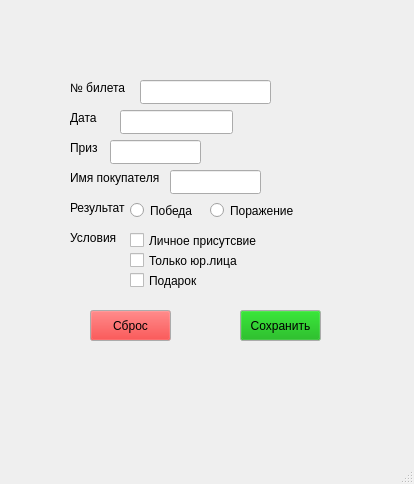
<?xml version="1.0" encoding="UTF-8"?>
<ui version="4.0">
 <class>MainWindow</class>
 <widget class="QMainWindow" name="MainWindow">
  <property name="geometry">
   <rect>
    <x>0</x>
    <y>0</y>
    <width>414</width>
    <height>484</height>
   </rect>
  </property>
  <property name="windowTitle">
   <string>Счастливый билет</string>
  </property>
  <widget class="QWidget" name="centralwidget">
   <widget class="QLabel" name="label">
    <property name="geometry">
     <rect>
      <x>70</x>
      <y>80</y>
      <width>61</width>
      <height>16</height>
     </rect>
    </property>
    <property name="text">
     <string>№ билета</string>
    </property>
   </widget>
   <widget class="QLineEdit" name="lineEditTicket">
    <property name="geometry">
     <rect>
      <x>140</x>
      <y>80</y>
      <width>131</width>
      <height>24</height>
     </rect>
    </property>
   </widget>
   <widget class="QLabel" name="label_2">
    <property name="geometry">
     <rect>
      <x>70</x>
      <y>110</y>
      <width>31</width>
      <height>16</height>
     </rect>
    </property>
    <property name="text">
     <string>Дата</string>
    </property>
   </widget>
   <widget class="QLabel" name="label_3">
    <property name="geometry">
     <rect>
      <x>70</x>
      <y>140</y>
      <width>31</width>
      <height>16</height>
     </rect>
    </property>
    <property name="text">
     <string>Приз</string>
    </property>
   </widget>
   <widget class="QLineEdit" name="lineEditDate">
    <property name="geometry">
     <rect>
      <x>120</x>
      <y>110</y>
      <width>113</width>
      <height>24</height>
     </rect>
    </property>
   </widget>
   <widget class="QLineEdit" name="lineEditPrize">
    <property name="geometry">
     <rect>
      <x>110</x>
      <y>140</y>
      <width>91</width>
      <height>24</height>
     </rect>
    </property>
   </widget>
   <widget class="QLabel" name="label_4">
    <property name="geometry">
     <rect>
      <x>70</x>
      <y>170</y>
      <width>91</width>
      <height>16</height>
     </rect>
    </property>
    <property name="text">
     <string>Имя покупателя</string>
    </property>
   </widget>
   <widget class="QLineEdit" name="lineEditName">
    <property name="geometry">
     <rect>
      <x>170</x>
      <y>170</y>
      <width>91</width>
      <height>24</height>
     </rect>
    </property>
   </widget>
   <widget class="QLabel" name="label_5">
    <property name="geometry">
     <rect>
      <x>70</x>
      <y>200</y>
      <width>61</width>
      <height>16</height>
     </rect>
    </property>
    <property name="text">
     <string>Результат</string>
    </property>
   </widget>
   <widget class="QRadioButton" name="radioWin">
    <property name="geometry">
     <rect>
      <x>130</x>
      <y>200</y>
      <width>71</width>
      <height>21</height>
     </rect>
    </property>
    <property name="text">
     <string>Победа</string>
    </property>
   </widget>
   <widget class="QRadioButton" name="radioLose">
    <property name="geometry">
     <rect>
      <x>210</x>
      <y>200</y>
      <width>91</width>
      <height>21</height>
     </rect>
    </property>
    <property name="text">
     <string>Поражение</string>
    </property>
   </widget>
   <widget class="QLabel" name="label_6">
    <property name="geometry">
     <rect>
      <x>70</x>
      <y>230</y>
      <width>51</width>
      <height>16</height>
     </rect>
    </property>
    <property name="text">
     <string>Условия</string>
    </property>
   </widget>
   <widget class="QCheckBox" name="checkPresence">
    <property name="geometry">
     <rect>
      <x>130</x>
      <y>230</y>
      <width>131</width>
      <height>21</height>
     </rect>
    </property>
    <property name="text">
     <string>Личное присутсвие</string>
    </property>
   </widget>
   <widget class="QCheckBox" name="checkLegal">
    <property name="geometry">
     <rect>
      <x>130</x>
      <y>250</y>
      <width>111</width>
      <height>21</height>
     </rect>
    </property>
    <property name="text">
     <string>Только юр.лица</string>
    </property>
   </widget>
   <widget class="QCheckBox" name="checkGift">
    <property name="geometry">
     <rect>
      <x>130</x>
      <y>270</y>
      <width>71</width>
      <height>21</height>
     </rect>
    </property>
    <property name="text">
     <string>Подарок</string>
    </property>
   </widget>
   <widget class="QPushButton" name="btnReset">
    <property name="geometry">
     <rect>
      <x>90</x>
      <y>310</y>
      <width>81</width>
      <height>31</height>
     </rect>
    </property>
    <property name="palette">
     <palette>
      <active>
       <colorrole role="Button">
        <brush brushstyle="SolidPattern">
         <color alpha="255">
          <red>255</red>
          <green>0</green>
          <blue>0</blue>
         </color>
        </brush>
       </colorrole>
       <colorrole role="Light">
        <brush brushstyle="SolidPattern">
         <color alpha="255">
          <red>255</red>
          <green>0</green>
          <blue>0</blue>
         </color>
        </brush>
       </colorrole>
      </active>
      <inactive>
       <colorrole role="Button">
        <brush brushstyle="SolidPattern">
         <color alpha="255">
          <red>255</red>
          <green>0</green>
          <blue>0</blue>
         </color>
        </brush>
       </colorrole>
       <colorrole role="Light">
        <brush brushstyle="SolidPattern">
         <color alpha="255">
          <red>255</red>
          <green>0</green>
          <blue>0</blue>
         </color>
        </brush>
       </colorrole>
      </inactive>
      <disabled>
       <colorrole role="Button">
        <brush brushstyle="SolidPattern">
         <color alpha="255">
          <red>255</red>
          <green>0</green>
          <blue>0</blue>
         </color>
        </brush>
       </colorrole>
       <colorrole role="Light">
        <brush brushstyle="SolidPattern">
         <color alpha="255">
          <red>255</red>
          <green>0</green>
          <blue>0</blue>
         </color>
        </brush>
       </colorrole>
      </disabled>
     </palette>
    </property>
    <property name="text">
     <string>Сброс</string>
    </property>
   </widget>
   <widget class="QPushButton" name="btnSave">
    <property name="geometry">
     <rect>
      <x>240</x>
      <y>310</y>
      <width>81</width>
      <height>31</height>
     </rect>
    </property>
    <property name="palette">
     <palette>
      <active>
       <colorrole role="Button">
        <brush brushstyle="SolidPattern">
         <color alpha="255">
          <red>0</red>
          <green>170</green>
          <blue>0</blue>
         </color>
        </brush>
       </colorrole>
      </active>
      <inactive>
       <colorrole role="Button">
        <brush brushstyle="SolidPattern">
         <color alpha="255">
          <red>0</red>
          <green>170</green>
          <blue>0</blue>
         </color>
        </brush>
       </colorrole>
      </inactive>
      <disabled>
       <colorrole role="Button">
        <brush brushstyle="SolidPattern">
         <color alpha="255">
          <red>0</red>
          <green>170</green>
          <blue>0</blue>
         </color>
        </brush>
       </colorrole>
      </disabled>
     </palette>
    </property>
    <property name="text">
     <string>Сохранить</string>
    </property>
   </widget>
  </widget>
  <widget class="QMenuBar" name="menubar">
   <property name="geometry">
    <rect>
     <x>0</x>
     <y>0</y>
     <width>414</width>
     <height>21</height>
    </rect>
   </property>
  </widget>
  <widget class="QStatusBar" name="statusbar"/>
 </widget>
 <resources/>
 <connections/>
</ui>
